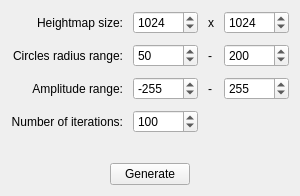
               <widget class="QWidget" name="scrollAreaWidgetContents">
                <property name="geometry">
                 <rect>
                  <x>0</x>
                  <y>0</y>
                  <width>274</width>
                  <height>185</height>
                 </rect>
                </property>
                <layout class="QVBoxLayout" name="verticalLayout_14">
                 <item>
                  <layout class="QVBoxLayout" name="verticalLayout_13">
                   <property name="spacing">
                    <number>30</number>
                   </property>
                   <item>
                    <layout class="QGridLayout" name="gridLayout_2" columnstretch="0,0,0,0">
                     <property name="spacing">
                      <number>10</number>
                     </property>
                     <item row="1" column="2">
                      <widget class="QLabel" name="label_15">
                       <property name="text">
                        <string>-</string>
                       </property>
                      </widget>
                     </item>
                     <item row="2" column="3">
                      <widget class="QSpinBox" name="circlesMaxAmplitudeSpinBox">
                       <property name="minimum">
                        <number>-10000</number>
                       </property>
                       <property name="maximum">
                        <number>10000</number>
                       </property>
                       <property name="value">
                        <number>255</number>
                       </property>
                      </widget>
                     </item>
                     <item row="1" column="3">
                      <widget class="QSpinBox" name="circlesMaxRadiusSpinBox">
                       <property name="minimum">
                        <number>1</number>
                       </property>
                       <property name="maximum">
                        <number>10000</number>
                       </property>
                       <property name="value">
                        <number>200</number>
                       </property>
                      </widget>
                     </item>
                     <item row="1" column="1">
                      <widget class="QSpinBox" name="circlesMinRadiusSpinBox">
                       <property name="minimum">
                        <number>1</number>
                       </property>
                       <property name="maximum">
                        <number>10000</number>
                       </property>
                       <property name="value">
                        <number>50</number>
                       </property>
                      </widget>
                     </item>
                     <item row="2" column="1">
                      <widget class="QSpinBox" name="circlesMinAmplitudeSpinBox">
                       <property name="sizePolicy">
                        <sizepolicy hsizetype="Expanding" vsizetype="Fixed">
                         <horstretch>0</horstretch>
                         <verstretch>0</verstretch>
                        </sizepolicy>
                       </property>
                       <property name="minimum">
                        <number>-10000</number>
                       </property>
                       <property name="maximum">
                        <number>10000</number>
                       </property>
                       <property name="value">
                        <number>-255</number>
                       </property>
                      </widget>
                     </item>
                     <item row="3" column="0">
                      <widget class="QLabel" name="label_13">
                       <property name="sizePolicy">
                        <sizepolicy hsizetype="Expanding" vsizetype="Preferred">
                         <horstretch>0</horstretch>
                         <verstretch>0</verstretch>
                        </sizepolicy>
                       </property>
                       <property name="text">
                        <string>Number of iterations:</string>
                       </property>
                       <property name="alignment">
                        <set>Qt::AlignRight|Qt::AlignTrailing|Qt::AlignVCenter</set>
                       </property>
                      </widget>
                     </item>
                     <item row="0" column="2">
                      <widget class="QLabel" name="label_14">
                       <property name="text">
                        <string>x</string>
                       </property>
                      </widget>
                     </item>
                     <item row="0" column="1">
                      <widget class="QSpinBox" name="circlesWidthSpinBox">
                       <property name="sizePolicy">
                        <sizepolicy hsizetype="Expanding" vsizetype="Fixed">
                         <horstretch>0</horstretch>
                         <verstretch>0</verstretch>
                        </sizepolicy>
                       </property>
                       <property name="keyboardTracking">
                        <bool>false</bool>
                       </property>
                       <property name="minimum">
                        <number>1</number>
                       </property>
                       <property name="maximum">
                        <number>10000</number>
                       </property>
                       <property name="value">
                        <number>1024</number>
                       </property>
                      </widget>
                     </item>
                     <item row="0" column="0">
                      <widget class="QLabel" name="label_10">
                       <property name="sizePolicy">
                        <sizepolicy hsizetype="Expanding" vsizetype="Preferred">
                         <horstretch>0</horstretch>
                         <verstretch>0</verstretch>
                        </sizepolicy>
                       </property>
                       <property name="text">
                        <string>Heightmap size:</string>
                       </property>
                       <property name="alignment">
                        <set>Qt::AlignRight|Qt::AlignTrailing|Qt::AlignVCenter</set>
                       </property>
                      </widget>
                     </item>
                     <item row="1" column="0">
                      <widget class="QLabel" name="label_12">
                       <property name="sizePolicy">
                        <sizepolicy hsizetype="Expanding" vsizetype="Preferred">
                         <horstretch>0</horstretch>
                         <verstretch>0</verstretch>
                        </sizepolicy>
                       </property>
                       <property name="text">
                        <string>Circles radius range:</string>
                       </property>
                       <property name="alignment">
                        <set>Qt::AlignRight|Qt::AlignTrailing|Qt::AlignVCenter</set>
                       </property>
                      </widget>
                     </item>
                     <item row="2" column="0">
                      <widget class="QLabel" name="label_11">
                       <property name="sizePolicy">
                        <sizepolicy hsizetype="Expanding" vsizetype="Preferred">
                         <horstretch>0</horstretch>
                         <verstretch>0</verstretch>
                        </sizepolicy>
                       </property>
                       <property name="text">
                        <string>Amplitude range:</string>
                       </property>
                       <property name="alignment">
                        <set>Qt::AlignRight|Qt::AlignTrailing|Qt::AlignVCenter</set>
                       </property>
                      </widget>
                     </item>
                     <item row="2" column="2">
                      <widget class="QLabel" name="label_16">
                       <property name="text">
                        <string>-</string>
                       </property>
                      </widget>
                     </item>
                     <item row="3" column="1">
                      <widget class="QSpinBox" name="circlesIterationsSpinBox">
                       <property name="minimum">
                        <number>1</number>
                       </property>
                       <property name="maximum">
                        <number>10000</number>
                       </property>
                       <property name="value">
                        <number>100</number>
                       </property>
                      </widget>
                     </item>
                     <item row="0" column="3">
                      <widget class="QSpinBox" name="circlesLengthSpinBox">
                       <property name="sizePolicy">
                        <sizepolicy hsizetype="Expanding" vsizetype="Fixed">
                         <horstretch>0</horstretch>
                         <verstretch>0</verstretch>
                        </sizepolicy>
                       </property>
                       <property name="alignment">
                        <set>Qt::AlignLeading|Qt::AlignLeft|Qt::AlignVCenter</set>
                       </property>
                       <property name="minimum">
                        <number>1</number>
                       </property>
                       <property name="maximum">
                        <number>10000</number>
                       </property>
                       <property name="value">
                        <number>1024</number>
                       </property>
                      </widget>
                     </item>
                    </layout>
                   </item>
                   <item>
                    <layout class="QHBoxLayout" name="horizontalLayout_3">
                     <item>
                      <widget class="QPushButton" name="generateCirclesPushButton">
                       <property name="sizePolicy">
                        <sizepolicy hsizetype="Minimum" vsizetype="Fixed">
                         <horstretch>0</horstretch>
                         <verstretch>0</verstretch>
                        </sizepolicy>
                       </property>
                       <property name="maximumSize">
                        <size>
                         <width>80</width>
                         <height>16777215</height>
                        </size>
                       </property>
                       <property name="text">
                        <string>Generate</string>
                       </property>
                      </widget>
                     </item>
                    </layout>
                   </item>
                  </layout>
                 </item>
                 <item>
                  <spacer name="verticalSpacer_5">
                   <property name="orientation">
                    <enum>Qt::Vertical</enum>
                   </property>
                   <property name="sizeHint" stdset="0">
                    <size>
                     <width>20</width>
                     <height>40</height>
                    </size>
                   </property>
                  </spacer>
                 </item>
                </layout>
               </widget>
